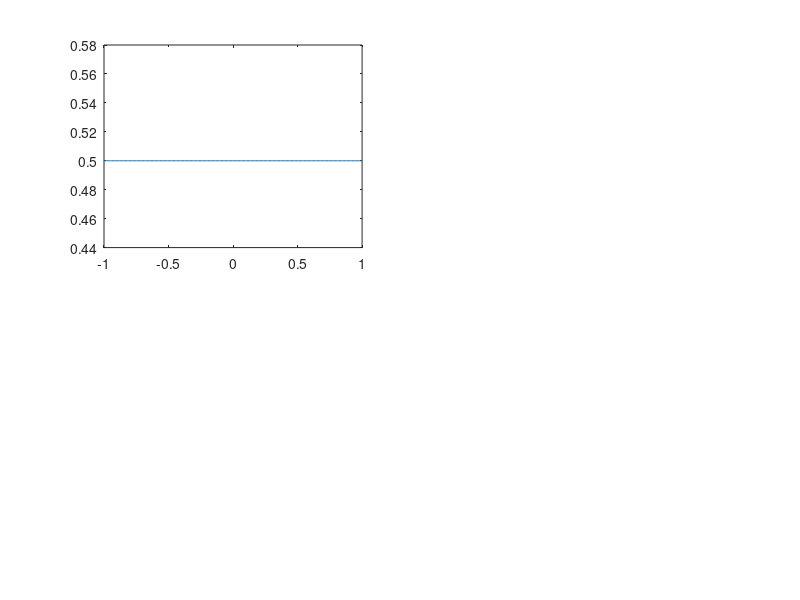

Recreate this plot in MATLAB. (Note: this script raises an error after producing the figure.)
%% Generation of the plots of the PDF of the probabilities used

% For the continuous uniform distribution on [-1,1]

figure(1)
x11 = linspace(-1, 1, 200);
x01 = linspace(0, 1, 100);

subplot(2, 2, 1)
p_cdf1 = plot(x11, unifpdf(x11,-1,1));
p_cdf1.Color = [0, 236/255, 255/255];
title('Uniform distribution')
xlabel('x')
ylabel('PDF')

subplot(2, 2, 2)
p_cdf2 = plot(x01, betapdf(x01,0.5,0.5));
p_cdf2.Color = [0, 236/255, 255/255];
title('CDF beta alpha=beta=0.5')
xlabel('x')
ylabel('PDF')


subplot(2, 2, 3)
x = 0:1;
p_cdf4 = bar( x, binopdf(0:1,1,0.8) , 1 );
p_cdf4.FaceColor = [0, 236/255, 255/255];
title('Bernoulli distribution, p = 0.8')
xlabel('x')
ylabel('PDF')

subplot(2, 2, 4)
xplus = linspace(0,10,1000);
pdf_par = gppdf(xplus, 100,1,0.01);
p_cdf3 = plot(xplus, pdf_par);
p_cdf3.Color = [0, 236/255, 255/255];
title('Pareto distribution alpha = 0.01')
xlabel('x')
ylabel('PDF')

sgtitle('Probability distribution functions')



%% Optimization part

n_runs = 20;
fexact = @fTest;
gexact = @gTest;
g = @gTest_error;
x0 = 10e5*[1,1,1,1]';
tol = 10e-5;
l = 4*10e2;
maxiter = 60;

%% Uniform error

f_unif = @fTest_unif;



f2 = figure(2);
f2.Position = [10 10 1200 600];

subplot(1,2, 1)
[xk, k, XK] = lsBFGSwithErrors( f_unif, g, x0, l, maxiter, tol, fexact, gexact );
n_iter = size(XK);
diff_phi = [];
bound = [];
for i = 1:( n_iter(1) - 1)
    diff_phi(i) = XK(i+1, 4) - XK(i, 4);
    bound(i) = -3.125*10e-8 * XK(i+1, 2).^2;
end
pltBound = plot(1:(n_iter - 1), diff_phi);
pltBound.Color = [0, 236/255, 155/255];
hold on
pltBound2 = plot(1:(n_iter - 1), bound);
pltBound2.Color = [124/255 0 200/255];
title('Bound on (16)')
xlabel('Iteration')
ylabel('Bound on (16) ')
hold off
subplot(1,2, 2)

for i = 1:n_runs
    [xk, k, XK] = lsBFGSwithErrors( f_unif, g, x0, l, maxiter, tol, fexact, gexact );
    iter = 1:length(XK(:, 6));
    p_unif_er = plot(iter, XK(:, 6) );
    p_unif_er.Color = [1, 11/255, 172/255];
    hold on
end
title('Alpha found')
xlabel('Iteration')
ylabel('alpha')
hold off

sgtitle('Bound on (16) and choice of alpha')


f3 = figure(3);
f3.Position = [10 10 800 1700];

%%% With lsBFGSwithErrors
subplot(4,2, 1)

for i = 1:n_runs
    [xk, k, XK] = lsBFGSwithErrors( f_unif, g, x0, l, maxiter, tol, fexact, gexact );
    iter = 1:length(XK(:, 4));
    p_unif_er = plot(iter, log10(XK(:, 4) ) );
    p_unif_er.Color = [0, (i*5)/255, (i*10)/255];
    hold on
end
title('Decrease in exact function value, uniform')
xlabel('Iteration')
ylabel('Log10( phi(xk) - phi(x*) )')
hold off


subplot(4,2, 2)

for i = 1:n_runs
    [xk, k, XK] = lsBFGSwithErrors( f_unif, g, x0, l, maxiter, tol, fexact, gexact );
    iter = 1:length(XK(:, 2));
    p_unif_er = plot(iter, log10(XK(:, 2) ) );
    p_unif_er.Color = [(i*5)/255, 0, (i*10)/255];
    hold on
end
title('Decrease in norm of exact gradient, uniform')
xlabel('Iteration')
ylabel('Log10( norm(exact gradient)  )')
hold off




%% Beta distribution

f_beta = @fTest_beta;


subplot(4,2, 3)

for i = 1:n_runs
    [xk, k, XK] = lsBFGSwithErrors( f_beta, g, x0, l, maxiter, tol, fexact, gexact );
    iter = 1:length(XK(:, 4));
    p_unif_er = plot(iter, log10(XK(:, 4) ) );
    p_unif_er.Color = [0, (i*5)/255, (i*10)/255];
    hold on
end
title('Decrease in exact function value, beta')
xlabel('Iteration')
ylabel('Log10( phi(xk) - phi(x*) )')
hold off


subplot(4,2, 4)

for i = 1:n_runs
    [xk, k, XK] = lsBFGSwithErrors( f_beta, g, x0, l, maxiter, tol, fexact, gexact );
    iter = 1:length(XK(:, 2));
    p_unif_er = plot(iter, log10(XK(:, 2) ) );
    p_unif_er.Color = [(i*5)/255, 0, (i*10)/255];
    hold on
end
title('Decrease in norm of exact gradient, beta')
xlabel('Iteration')
ylabel('Log10( norm(exact gradient)  )')
hold off




%% Bernoulli distribution

f_Bernoulli = @fTest_Bernoulli;

subplot(4,2, 5)

for i = 1:n_runs
    [xk, k, XK] = lsBFGSwithErrors( f_Bernoulli, g, x0, l, maxiter, tol, fexact, gexact );
    iter = 1:length(XK(:, 4));
    p_unif_er = plot(iter, log10(XK(:, 4) ) );
    p_unif_er.Color = [0, (i*5)/255, (i*10)/255];
    hold on
end
title('Decrease in exact function value, Bernoulli')
xlabel('Iteration')
ylabel('Log10( phi(xk) - phi(x*) )')
hold off


subplot(4,2, 6)

for i = 1:n_runs
    [xk, k, XK] = lsBFGSwithErrors( f_Bernoulli, g, x0, l, maxiter, tol, fexact, gexact );
    iter = 1:length(XK(:, 2));
    p_unif_er = plot(iter, log10(XK(:, 2) ) );
    p_unif_er.Color = [(i*5)/255, 0, (i*10)/255];
    hold on
end
title('Decrease in norm of exact gradient, Bernoulli')
xlabel('Iteration')
ylabel('Log10( norm(exact gradient)  )')
hold off




%% Standard normal distribution

f_Normal = @fTest_Normal;

subplot(4,2, 7)

for i = 1:n_runs
    [xk, k, XK] = lsBFGSwithErrors( f_Normal, g, x0, l, maxiter, tol, fexact, gexact );
    iter = 1:length(XK(:, 4));
    p_unif_er = plot(iter, log10(XK(:, 4) ) );
    p_unif_er.Color = [0, (i*5)/255, (i*10)/255];
    hold on
end
title('Decrease in exact function value, Standard Normal')
xlabel('Iteration')
ylabel('Log10( phi(xk) - phi(x*) )')
hold off


subplot(4,2, 8)

for i = 1:n_runs
    [xk, k, XK] = lsBFGSwithErrors( f_Normal, g, x0, l, maxiter, tol, fexact, gexact );
    iter = 1:length(XK(:, 2));
    p_unif_er = plot(iter, log10(XK(:, 2) ) );
    p_unif_er.Color = [(i*5)/255, 0, (i*10)/255];
    hold on
end
title('Decrease in norm of exact gradient, Standard Normal')
xlabel('Iteration')
ylabel('Log10( norm(exact gradient)  )')
hold off

sgtitle('20 runs, different distributions')

%% Pareto distribution

n_runs = 20;
fexact = @fTest;
gexact = @gTest;
g = @gTest_error;
x0 = 10e5*[1,1,1,1]';
tol = 10e-5;
l = 4*10e2;
maxiter = 60;


f_Pareto = @fTest_Pareto;

figure(4)
subplot(2,2, 1)

for i = 1:n_runs
    [xk, k, XK] = lsBFGSwithErrors( f_Pareto, g, x0, l, maxiter, tol, fexact, gexact );
    iter = 1:length(XK(:, 4));
    p_unif_er = plot(iter, log10(XK(:, 4) ) );
    p_unif_er.Color = [0, (i*5)/255, (i*10)/255];
    hold on
end
title('Decrease in exact function value')
xlabel('Iteration')
ylabel('Log10( phi(xk) - phi(x*) )')
hold off


subplot(2,2, 2)

for i = 1:n_runs
    [xk, k, XK] = lsBFGSwithErrors( f_Pareto, g, x0, l, maxiter, tol, fexact, gexact );
    iter = 1:length(XK(:, 2));
    p_unif_er = plot(iter, log10(XK(:, 2) ) );
    p_unif_er.Color = [(i*5)/255, 0, (i*10)/255];
    hold on
end
title('Decrease in norm of exact gradient')
xlabel('Iteration')
ylabel('Log10( norm(exact gradient)  )')
hold off

subplot(2,2, 3)
[xk, k, XK] = lsBFGSwithErrors( f_Pareto, g, x0, l, maxiter, tol, fexact, gexact );
n_iter = size(XK);
diff_phi = [];
bound = [];
for i = 1:( n_iter(1) - 1)
    diff_phi(i) = XK(i+1, 4) - XK(i, 4);
    bound(i) = -3.125*10e-8 * XK(i+1, 2).^2;
end
pltBound = plot(1:(n_iter - 1), diff_phi);
pltBound.Color = [0 200/255 200/255];
hold on
pltBound2 = plot(1:(n_iter - 1), bound);
pltBound2.Color = [124/255 0 200/255];
title('Bound on (16)')
xlabel('Iteration')
ylabel('Bound on (16) ')
hold off
subplot(2,2, 4)

for i = 1:n_runs
    [xk, k, XK] = lsBFGSwithErrors( f_Pareto, g, x0, l, maxiter, tol, fexact, gexact );
    iter = 1:length(XK(:, 6));
    p_unif_er = plot(iter, XK(:, 6)  );
    p_unif_er.Color = [1, 11/255, 172/255];
    hold on
end
title('Alpha found')
xlabel('Iteration')
ylabel('alpha')
hold off

sgtitle('Errors from Pareto (alpha = 0.01) distribution')


